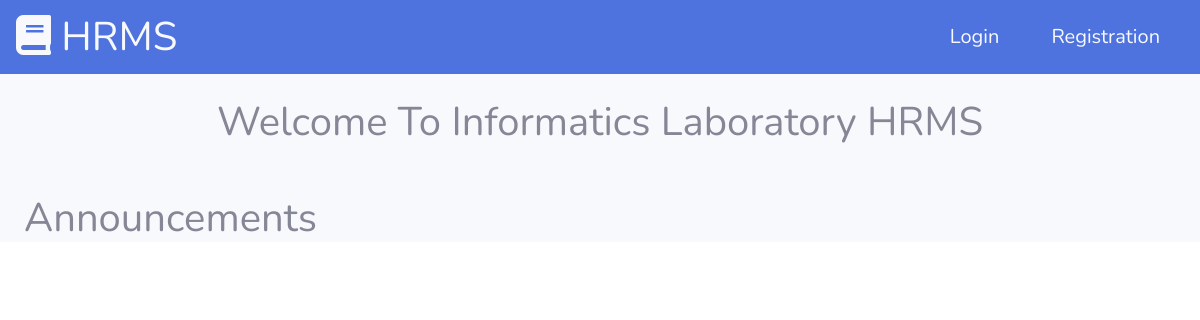
/, run on an earlier commit of the app's database.
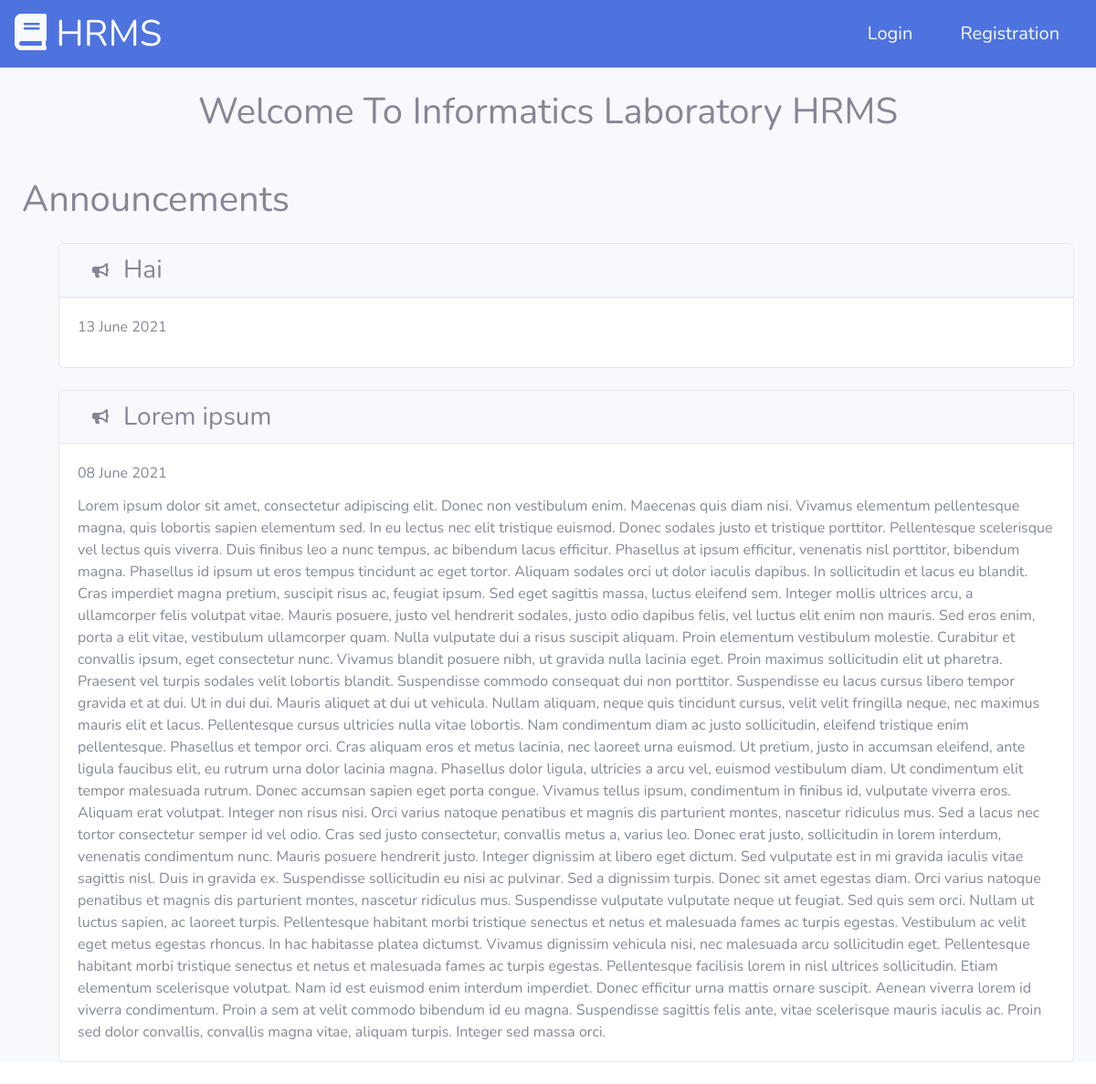
And on a later commit of the database.
### tables this page shows
CREATE TABLE `announcements` (
  `id` int(11) NOT NULL,
  `title` varchar(256) NOT NULL,
  `announcement` text NOT NULL,
  `date_created` int(11) NOT NULL
);

### application/controllers/Auth.php (called while the page is built, shortened)
<?php
class Auth extends CI_Controller
{
    public function index()
    {
        if ($this->session->userdata('email')) {
            if ($this->session->userdata('role_id') == 1) {
                redirect('admin');
            } else {
                redirect('profile');
            }
        } else {
            $this->db->select('*');
            $this->db->from('announcements');
            $this->db->order_by('date_created', 'desc');
            $data['announcements'] = $this->db->get()->result_array();
            $data['title'] = "HRMS";
            $this->load->view('auth/landing_page', $data);
        }
    }
}

### index.php (called while the page is built, shortened)
<?php
require_once BASEPATH.'core/CodeIgniter.php';

### application/views/auth/landing_page.php (the view, shortened to what this page needs)
<!DOCTYPE html>
<html lang="en">
<head>
    <link href="<?= base_url('assets/'); ?>vendor/fontawesome-free/css/all.min.css" rel="stylesheet" type="text/css">
    <link href="<?= base_url('assets/'); ?>css/sb-admin-2.min.css" rel="stylesheet">
</head>
<body>
    <nav class="navbar navbar-light bg-primary justify-content-between">
        <a class="navbar-brand" href="">
            <h1 class="mx-auto my-2 my-sm-0 text-light">
                <i class="fas fa-book"></i>
                <?= $title ?>
            </h1>
        </a>
        <div>
            <a class="mx-4 my-2 my-sm-0 text-light h5" href="<?= base_url("auth/login") ?>">Login</a>
            <a class="mx-4 my-2 my-sm-0 text-light h5" href="<?= base_url("auth/registration") ?>">Registration</a>
        </div>
    </nav>
    <div class="container-fluid bg-light">
        <div class="d-flex justify-content-center">
            <h1 class="my-4">Welcome To Informatics Laboratory HRMS</h1>
        </div>
        <h1 class="my-4">Announcements</h1>
        <ul class="list-style-none">
            <?php foreach ($announcements as $a) : ?>
                <li class="card my-4">
                    <div class="card-header d-flex no-block">
                        <i class="fa fa-bullhorn w-30px mx-3 my-auto"></i>
                        <h3 class="my-auto">
                            <?= $a['title'] ?>
                        </h3>
                    </div>
                    <div class="card-body">
                        <p class="card-title">
                            <?= date('d F Y', $a['date_created']) ?>
                        </p>
                        <p class="card-text">
                            <?= $a['announcement'] ?>
                        </p>
                    </div>
                </li>
            <?php endforeach; ?>
        </ul>
    </div>
</body>
</html>

What changed in the data, as far as the page shows it:
added announcements: title "Hai", date_created "13 June 2021"
added announcements: title "Lorem ipsum", date_created "08 June 2021", announcement "Lorem ipsum dolor sit amet, consectetur adipiscing elit. Donec non vestibulum enim. Maecenas quis diam nisi. Vivamus elementum pellentesque magna, quis lobortis sapien elementum sed. In eu lectus nec elit tristique euismod. Donec sodales justo et tristique porttitor. Pellentesque scelerisque vel lectus quis viverra. Duis finibus leo a nunc tempus, ac bibendum lacus efficitur. Phasellus at ipsum efficitur, venenatis nisl porttitor, bibendum magna. Phasellus id ipsum ut eros tempus tincidunt ac eget tortor. Aliquam sodales orci ut dolor iaculis dapibus. In sollicitudin et lacus eu blandit. Cras imperdiet magna pretium, suscipit risus ac, feugiat ipsum. Sed eget sagittis massa, luctus eleifend…"
